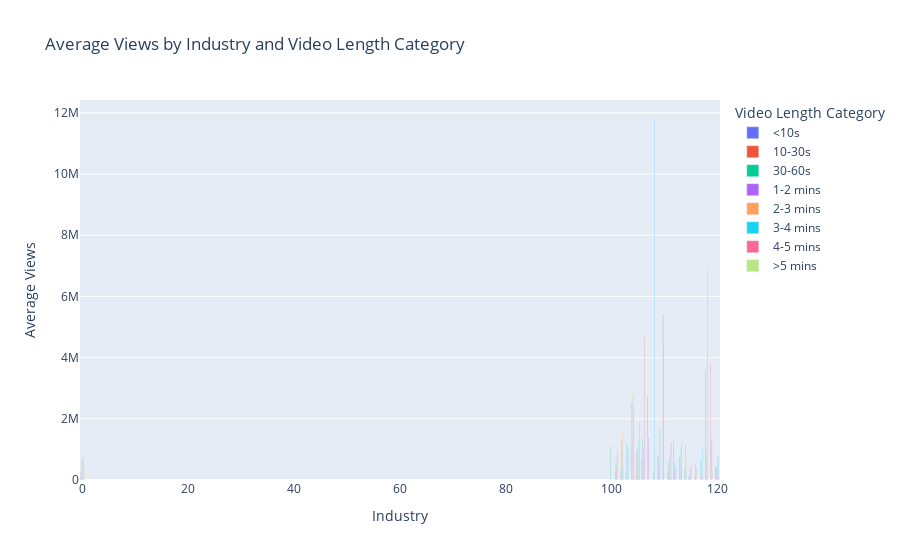

The code cell stored with this chart in its notebook:
### Code cell
# Insight 1.2: Optimal Video Length by Industry
if 'CategoryType' in df.columns:
    industry_length = df.groupby(['CategoryType', 'video_length_category'])[['statsV2.playCount', 'statsV2.diggCount', 'statsV2.commentCount', 'statsV2.shareCount']].mean().reset_index()
    fig2 = px.bar(industry_length, x='CategoryType', y='statsV2.playCount', color='video_length_category',
                  title="Average Views by Industry and Video Length Category",
                  labels={'statsV2.playCount': 'Average Views', 'CategoryType': 'Industry', 'video_length_category': 'Video Length Category'},
                  barmode='group')
    fig2.show()

### Figure 1 — Plotly figure (JSON) as saved in the notebook; plotly's stock layout.template omitted (floating-point values rounded to 4 significant figures)
{"data": [{"alignmentgroup": "True", "hovertemplate": "Video Length Category=<10s<br>Industry=%{x}<br>Average Views=%{y}<extra></extra>", "legendgroup": "<10s", "marker": {"color": "#636efa", "pattern": {"shape": ""}}, "name": "<10s", "offsetgroup": "<10s", "orientation": "v", "showlegend": true, "textposition": "auto", "type": "bar", "x": [0, 100, 101, 102, 103, 104, 105, 106, 107, 108, 109, 110, 111, 112, 113, 114, 115, 116, 117, 118, 119, 120], "xaxis": "x", "y": [258000.0, null, null, null, null, null, 118950, null, null, null, null, null, 258500.0, null, null, null, 129700, null, null, null, null, 470400.0], "yaxis": "y"}, {"alignmentgroup": "True", "hovertemplate": "Video Length Category=10-30s<br>Industry=%{x}<br>Average Views=%{y}<extra></extra>", "legendgroup": "10-30s", "marker": {"color": "#EF553B", "pattern": {"shape": ""}}, "name": "10-30s", "offsetgroup": "10-30s", "orientation": "v", "showlegend": true, "textposition": "auto", "type": "bar", "x": [0, 100, 101, 102, 103, 104, 105, 106, 107, 108, 109, 110, 111, 112, 113, 114, 115, 116, 117, 118, 119, 120], "xaxis": "x", "y": [386900.0, null, 359260, 280360, 221600, 1113000.0, 867100.0, 663300.0, 2703000.0, null, 764700, 5400000, 541500.0, 1277700, null, 220400, 56200, 106400, null, 3600000, 3823380, 358800.0], "yaxis": "y"}, {"alignmentgroup": "True", "hovertemplate": "Video Length Category=30-60s<br>Industry=%{x}<br>Average Views=%{y}<extra></extra>", "legendgroup": "30-60s", "marker": {"color": "#00cc96", "pattern": {"shape": ""}}, "name": "30-60s", "offsetgroup": "30-60s", "orientation": "v", "showlegend": true, "textposition": "auto", "type": "bar", "x": [0, 100, 101, 102, 103, 104, 105, 106, 107, 108, 109, 110, 111, 112, 113, 114, 115, 116, 117, 118, 119, 120], "xaxis": "x", "y": [672500.0, 1100000, 576600.0, 944300.0, 1198700, 2519000.0, 1032000.0, 1355000.0, 1009250, null, 692400.0, 4308050, 587200.0, 545125, 745700.0, 372950, 419580, 543800.0, 592800.0, 863700.0, 634200.0, 410400.0], "yaxis": "y"}, {"alignmentgroup": "True", "hovertemplate": "Video Length Category=1-2 mins<br>Industry=%{x}<br>Average Views=%{y}<extra></extra>", "legendgroup": "1-2 mins", "marker": {"color": "#ab63fa", "pattern": {"shape": ""}}, "name": "1-2 mins", "offsetgroup": "1-2 mins", "orientation": "v", "showlegend": true, "textposition": "auto", "type": "bar", "x": [0, 100, 101, 102, 103, 104, 105, 106, 107, 108, 109, 110, 111, 112, 113, 114, 115, 116, 117, 118, 119, 120], "xaxis": "x", "y": [528100.0, null, 419100.0, 1308000.0, 933300.0, 1383000.0, 692800.0, 1046275, 1369000.0, 248900, 470200.0, null, 506300.0, 307200.0, 486900.0, 1121975, 390600.0, 388700.0, 490100.0, 540600.0, 1316000.0, 418400.0], "yaxis": "y"}, {"alignmentgroup": "True", "hovertemplate": "Video Length Category=2-3 mins<br>Industry=%{x}<br>Average Views=%{y}<extra></extra>", "legendgroup": "2-3 mins", "marker": {"color": "#FFA15A", "pattern": {"shape": ""}}, "name": "2-3 mins", "offsetgroup": "2-3 mins", "orientation": "v", "showlegend": true, "textposition": "auto", "type": "bar", "x": [0, 100, 101, 102, 103, 104, 105, 106, 107, 108, 109, 110, 111, 112, 113, 114, 115, 116, 117, 118, 119, 120], "xaxis": "x", "y": [657700.0, null, 755300, 1537000.0, 453000.0, 2807000.0, 703500.0, 1028000.0, 243100.0, null, 578300.0, null, 833400.0, 76030.0, 314500.0, 800000.0, 518940, 343680, 586020, 466600.0, 248550, 803000.0], "yaxis": "y"}, {"alignmentgroup": "True", "hovertemplate": "Video Length Category=3-4 mins<br>Industry=%{x}<br>Average Views=%{y}<extra></extra>", "legendgroup": "3-4 mins", "marker": {"color": "#19d3f3", "pattern": {"shape": ""}}, "name": "3-4 mins", "offsetgroup": "3-4 mins", "orientation": "v", "showlegend": true, "textposition": "auto", "type": "bar", "x": [0, 100, 101, 102, 103, 104, 105, 106, 107, 108, 109, 110, 111, 112, 113, 114, 115, 116, 117, 118, 119, 120], "xaxis": "x", "y": [820500.0, null, 967200.0, 389650, 1113280, 2450000, 1260000.0, 680000, null, 11800000, 1647300, null, 923100.0, 447850, 1071750, 139100, null, null, 1077675, 6846450, null, 737700.0], "yaxis": "y"}, {"alignmentgroup": "True", "hovertemplate": "Video Length Category=4-5 mins<br>Industry=%{x}<br>Average Views=%{y}<extra></extra>", "legendgroup": "4-5 mins", "marker": {"color": "#FF6692", "pattern": {"shape": ""}}, "name": "4-5 mins", "offsetgroup": "4-5 mins", "orientation": "v", "showlegend": true, "textposition": "auto", "type": "bar", "x": [0, 100, 101, 102, 103, 104, 105, 106, 107, 108, 109, 110, 111, 112, 113, 114, 115, 116, 117, 118, 119, 120], "xaxis": "x", "y": [386800.0, null, null, null, null, null, 1915300, 4700000, null, null, null, null, 1231000.0, null, 1200000, null, null, null, 130400, null, null, 77730.0], "yaxis": "y"}, {"alignmentgroup": "True", "hovertemplate": "Video Length Category=>5 mins<br>Industry=%{x}<br>Average Views=%{y}<extra></extra>", "legendgroup": ">5 mins", "marker": {"color": "#B6E880", "pattern": {"shape": ""}}, "name": ">5 mins", "offsetgroup": ">5 mins", "orientation": "v", "showlegend": true, "textposition": "auto", "type": "bar", "x": [0, 100, 101, 102, 103, 104, 105, 106, 107, 108, 109, 110, 111, 112, 113, 114, 115, 116, 117, 118, 119, 120], "xaxis": "x", "y": [389600.0, null, null, null, null, null, null, null, null, null, null, null, 750700.0, null, null, null, null, null, null, null, null, 12600], "yaxis": "y"}], "layout": {"barmode": "group", "legend": {"title": {"text": "Video Length Category"}, "tracegroupgap": 0}, "title": {"text": "Average Views by Industry and Video Length Category"}, "xaxis": {"anchor": "y", "domain": [0, 1], "title": {"text": "Industry"}}, "yaxis": {"anchor": "x", "domain": [0, 1], "title": {"text": "Average Views"}}}}
